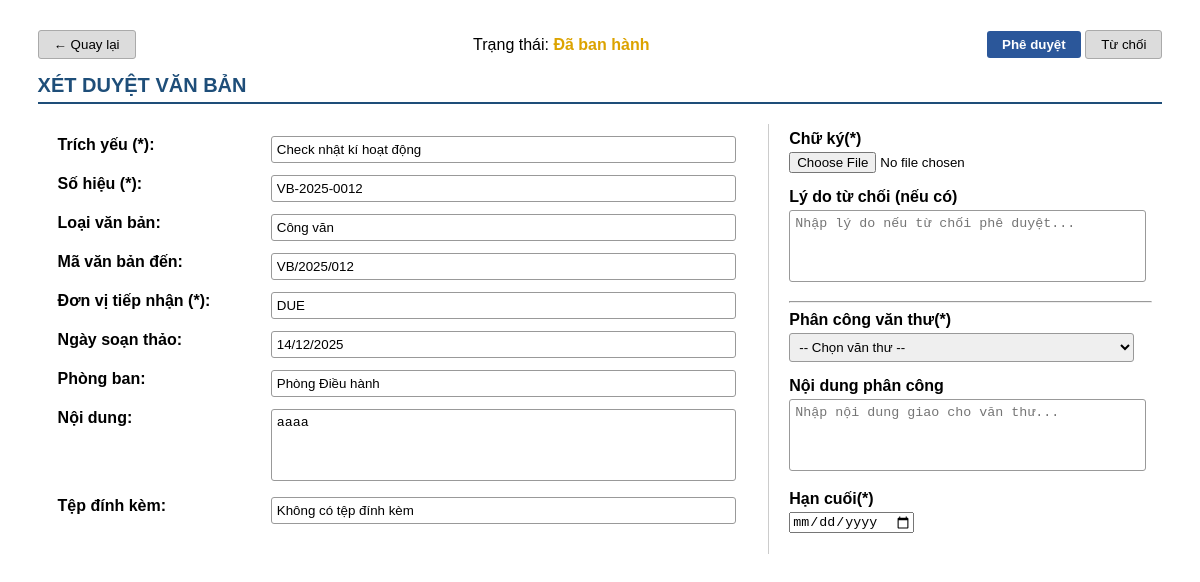
Page /xetduyetvanbandi/12/ (signed in) on the earlier database version.
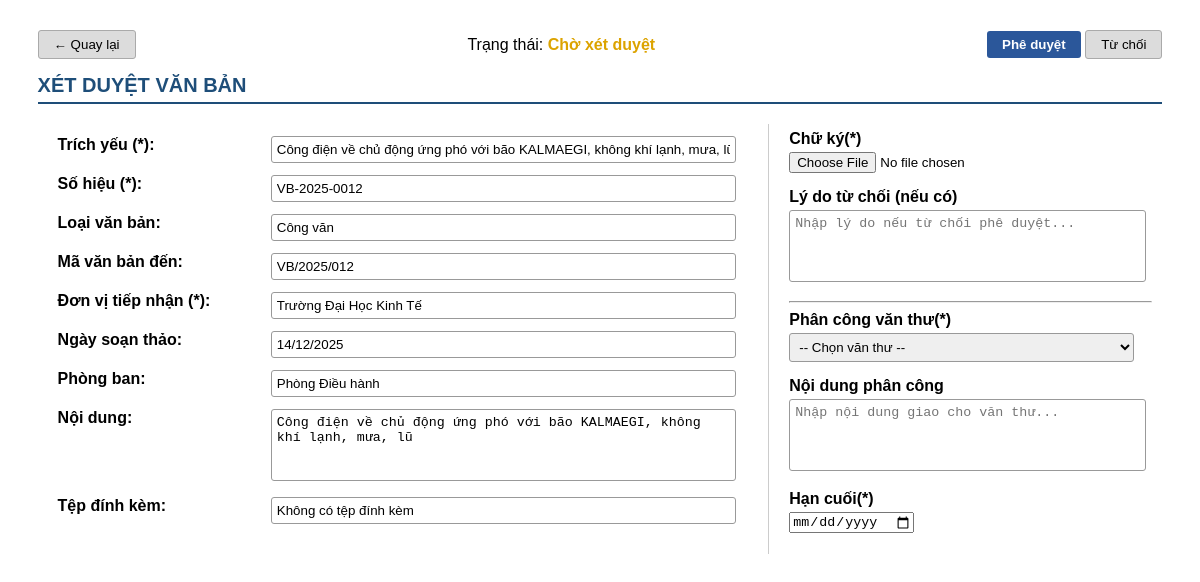
Same page on the later database version.
### QLVB/models.py (models this page shows, shortened)
class VanBanDi(models.Model):
    SoHieu = models.CharField("Số hiệu", max_length=50, unique=True)
    NgayBanHanh = models.DateField("Ngày ban hành", null=True, blank=True)
    TrichYeu = models.CharField("Trích yếu", max_length=500)
    NoiDung = models.TextField("Nội dung")
    LoaiVbDi = models.CharField("Loại văn bản đi", max_length=255)
    DonViNhan = models.CharField("Đơn vị nhận", max_length=255, null=True, blank=True)
    Email = models.EmailField("Email nhận")
    FileDinhKem = models.FileField(upload_to='vanbandi/', blank=True, null=True)
    DoMat = models.CharField(max_length=20, choices=DO_MAT_VBDI_CHOICES, default='BINH THUONG', null=True, blank=True)
    DoKhan = models.CharField(max_length=20, choices=DO_KHAN_VBDI_CHOICES, default='BINH THUONG', null=True, blank=True)
    TrangThai = models.CharField("Trạng thái", max_length=50, null=True, blank=True)
    NgayTao = models.DateTimeField("Ngày tạo", auto_now_add=True)
    MaNhanVien = models.ForeignKey(settings.AUTH_USER_MODEL, on_delete=models.CASCADE, verbose_name="Người soạn thảo")
    MaVBDen = models.ForeignKey(VanBanDen, on_delete=models.CASCADE, null=True, blank=True,
                                verbose_name="Văn bản đến liên quan")
    YeuCauVBDi = models.IntegerField(choices=[(0, 'Không yêu cầu'), (1, 'Có yêu cầu')], default=0)
    MaPhongBan = models.ForeignKey(PhongBan, on_delete=models.CASCADE)
    class Meta:
       verbose_name = "Văn bản đi / dự thảo"
       verbose_name_plural = "Văn bản đi / dự thảo"
       permissions = [
           ("tao_vanbandi", "Tạo văn bản đi"),
           ("sua_vanbandi", "Sửa văn bản đi"),
           ("xemchitiet_vanbandi", "Xem chi tiết văn bản đi"),
           ("xemdanhsach_vanbandi", "Xem danh sách văn bản đi"),
           ("thongqua_vanbandi", "Thông qua văn bản đi"),
           ("xetduyet_vanbandi", "Xét duyệt văn bản đi"),
           ("phancong_vanbandi", "Phân công nhân viên (văn bản đi)"),
           ("banhanh_vanbandi", "Ban hành văn bản đi"),
       ]

class VanBanDen(models.Model):
    SoHieu = models.CharField("Số hiệu", max_length=100)
    TrichYeu = models.CharField("Trích yếu", max_length=250)
    LoaiVBDen = models.CharField("Loại văn bản", max_length=100)
    DonViPhatHanh = models.CharField("Đơn vị phát hành", max_length=250)
    NgayBanHanh = models.DateTimeField("Ngày ban hành", null=True, blank=True)
    NgayDen = models.DateTimeField("Ngày đến", null=True, blank=True)
    NoiDung = models.CharField("Nội dung tóm tắt", max_length=500, null=True, blank=True)
    DoKhan = models.CharField(max_length=20, choices=DOKHAN_CHOICES, default='BINH THUONG')
    DoMat = models.CharField(max_length=20, choices=DOMAT_CHOICES, default='BINH THUONG')
    TrangThai = models.CharField("Trạng thái", max_length=50, null=True, blank=True, default='Chờ xét duyệt')
    FileDinhKem = models.FileField(upload_to='vanbanden/', blank=True, null=True)
    MaNhanVien = models.ForeignKey(settings.AUTH_USER_MODEL, on_delete=models.CASCADE,verbose_name="Người tiếp nhận")
    MaPhongBan = models.ForeignKey(PhongBan, on_delete=models.CASCADE,verbose_name="Phòng ban")
    NgayTao = models.DateTimeField(auto_now_add=True)
    YeuCauVBDi = models.IntegerField(choices=[(0, 'Không yêu cầu'), (1, 'Có yêu cầu')], default=0)
    NguoiNhanTrinhKy = models.ForeignKey(
        settings.AUTH_USER_MODEL,
        on_delete=models.CASCADE,
        null=True,
        blank=True,
        related_name='vanbanden_trinhky',
        verbose_name='Người Nhận Trình Ký'
    )
    class Meta:
        verbose_name = "Văn bản đến"
        verbose_name_plural = "Văn bản đến"
        permissions = [
            ("tao_vanbanden", "Tạo văn bản đến"),
            ("sua_vanbanden", "Sửa văn bản đến"),
            ("xemchitiet_vanbanden", "Xem chi tiết văn bản đến"),
            ("xemdanhsach_vanbanden", "Xem danh sách văn bản đến"),
            ("phancong_vanbanden", "Phân công nhân viên (văn bản đến)"),
            ("xetduyet_vanbanden", "Xét duyệt văn bản đến"),
            ("capnhat_trangthai_cv_vbden", "Cập nhật trạng thái công việc"),
            ("xem_nhatky_vanbanden", "Xem nhật ký hoạt động văn bản đến"),
        ]

class PhongBan(models.Model):
    TenPhongBan = models.CharField(max_length=100, unique=True)
    Email = models.EmailField(unique=True)
    def __str__(self):
        return self.TenPhongBan
    class Meta:
        verbose_name = "Phòng ban"
        verbose_name_plural = "Phòng ban"

### QLVB/views.py (the view, shortened to what this page needs)
# urls.py: path('xetduyetvanbandi/<int:id>/', views.xetduyetvanbandi, name='xetduyetvanbandi'),
@login_required
@permission_required('QLVB.xetduyet_vanbandi', raise_exception=True)
def xetduyetvanbandi(request, id):
    vb = get_object_or_404(VanBanDi, id=id)
    truong_phong = None
    if vb.MaNhanVien:
        truong_phong = User.objects.filter(ma_phong_ban_id=vb.MaNhanVien.ma_phong_ban_id, vai_tro="TP").first()
    vanthus = User.objects.filter(vai_tro="VT")
    quanly = request.user
    return render(request, "vanbandi/xetduyetvanbandi.html", {
        "vb": vb,
        "vanthus": vanthus,
    })

### QLVB/context_processors.py (called while the page is built, shortened)
def thong_bao_context(request):
    today_notifications = []
    week_notifications = []
    old_notifications = []
    notification_count = 0
    if request.user.is_authenticated:
        try:
            nhanvien = NhanVien.objects.get(email=request.user.email)
            all_thong_baos = ThongBao.objects.filter(MaNhanVien=nhanvien).order_by('-NgayTao')
            today = timezone.now().date()
            week_start = today - timedelta(days=today.weekday())
            notification_count = all_thong_baos.filter(DaDoc=False).count()
        except NhanVien.DoesNotExist:
            pass
    return {
        'today_notifications': today_notifications,
        'week_notifications': week_notifications,
        'old_notifications': old_notifications,
        'notification_count': notification_count
    }

### QLVB/templates/vanbandi/xetduyetvanbandi.html (shortened to what this page needs)
{% extends "base_toast.html" %}
{% load static %}
{% block content %}
<div class="container">
  <form method="POST" enctype="multipart/form-data">
    <div class="header-buttons">
      <button class="btn-gray" type="button" onclick="window.location.href='{% url 'vanbandi'%}'">← Quay lại</button>
      <div>Trạng thái: <span class="status">{{ vb.TrangThai|default:"Chờ phê duyệt" }}</span></div>
      <div>
        <button type="submit" name="action" value="pheduyet" class="btn-blue">Phê duyệt</button>
          <button type="submit" name="action" value="tuchoi" class="btn-gray" formnovalidate>Từ chối</button>
      </div>
    </div>
    <div class="title">XÉT DUYỆT VĂN BẢN</div>
    <table>
      <tr>
        <td style="width: 65%;">
          <table style="width:100%;">
            <tr>
              <td style="width:30%;"><label>Trích yếu (*):</label></td>
              <td><input type="text" readonly value="{{ vb.TrichYeu }}"></td>
            </tr>
            <tr>
              <td><label>Số hiệu (*):</label></td>
              <td><input type="text" readonly value="{{ vb.SoHieu }}"></td>
            </tr>
            <tr>
              <td><label>Loại văn bản:</label></td>
              <td><input type="text" readonly value="{{ vb.LoaiVbDi }}"></td>
            </tr>
            <tr>
              <td><label>Mã văn bản đến:</label></td>
              <td><input type="text" readonly value="{{ vb.MaVBDen.SoHieu }}"></td>
            </tr>
            <tr>
              <td><label>Đơn vị tiếp nhận (*):</label></td>
              <td><input type="text" readonly value="{{ vb.DonViNhan }}"></td>
            </tr>
            <tr>
              <td><label>Ngày soạn thảo:</label></td>
              <td><input type="text" readonly value="{{ vb.NgayTao|date:'d/m/Y' }}"></td>
            </tr>
              <tr>
              <td><label>Phòng ban:</label></td>
              <td><input type="text" readonly value="{{ vb.MaPhongBan }}"></td>
            </tr>
            <tr>
              <td><label>Nội dung:</label></td>
              <td><textarea readonly>{{ vb.NoiDung }}</textarea></td>
            </tr>
            <tr>
              <td><label>Tệp đính kèm:</label></td>
              <td>
                {% if vb.FileDinhKem %}
                  <a href="{{ vb.FileDinhKem.url }}" target="_blank">Xem tệp đính kèm</a>
                {% else %}
                  <input type="text" readonly value="Không có tệp đính kèm">
                {% endif %}
              </td>
            </tr>
          </table>
        </td>
        <td class="right-panel">
          <div class="field-group">
            <label>Chữ ký(*)</label>
            <input type="file" name="chu_ky" accept=".png,.jpg,.jpeg,.pdf" required>
          </div>
            <div class="field-group">
            <label>Lý do từ chối (nếu có)</label>
            <textarea name="ly_do" placeholder="Nhập lý do nếu từ chối phê duyệt..."></textarea>
          </div>
            <hr>
          <div class="field-group">
            <label>Phân công văn thư(*)</label>
            <select name="van_thu" required>
              <option value="">-- Chọn văn thư --</option>
            </select>
          </div>
          <div class="field-group">
            <label>Nội dung phân công</label>
            <textarea name="noi_dung_phan_cong" placeholder="Nhập nội dung giao cho văn thư..."></textarea>
          </div>
          <div class="field-group">
            <label>Hạn cuối(*)</label>
            <input type="date" name="han_cuoi" required>
          </div>
        </td>
      </tr>
    </table>
  </form>
</div>
{% endblock %}

Differences in the rows shown:
changed VanBanDi "Công văn": TrangThai "Đã ban hành" → "Chờ xét duyệt"; TrichYeu "Check nhật kí hoạt động" → "Công điện về chủ động ứng phó với bão KALMAEGI, không khí lạnh, mưa, lũ"; DonViNhan "DUE" → "Trường Đại Học Kinh Tế"; NoiDung "aaaa" → "Công điện về chủ động ứng phó với bão KALMAEGI, không khí lạnh, mưa, lũ"
